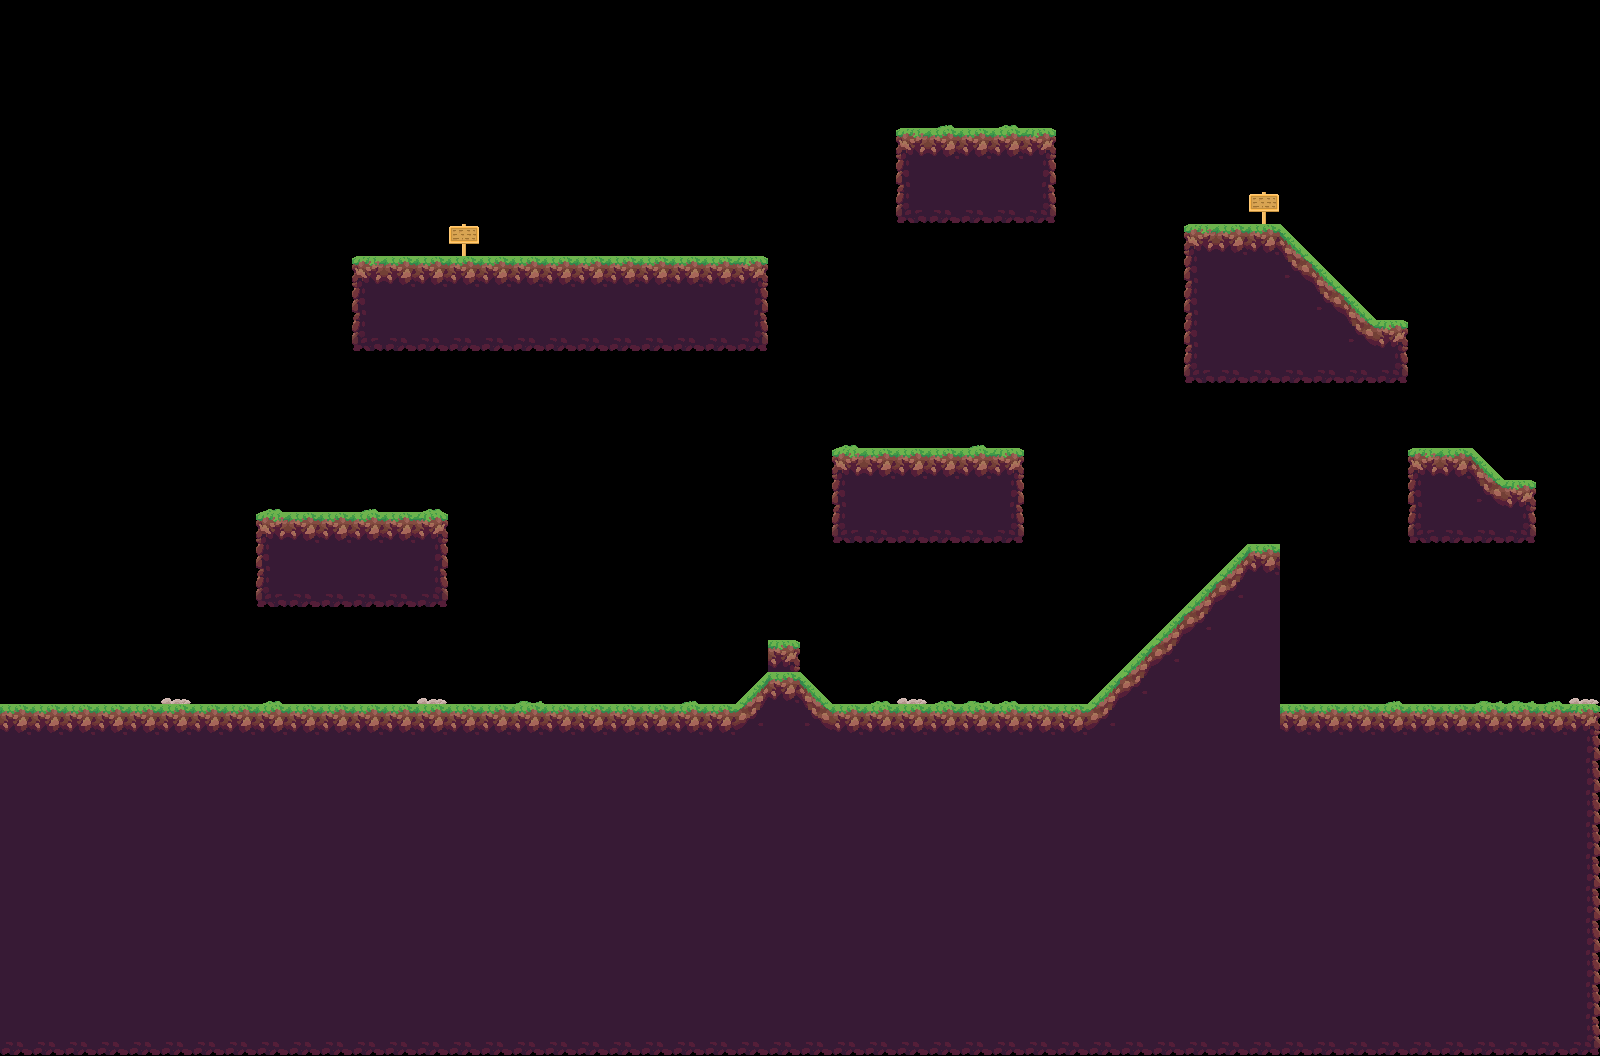

A level layout from a 2D game, rendered from its tile map. Below: a short description, then the map file with its tile-grid data intact:
An orthogonal 50x33 tile map with 32x32 px tiles, 1 tile layer (terrain) and 15 objects (4x walker_enemy_spawn, 2x sign, 2x tree_1, grass, tree_0, ...).

<map version="1.9" tiledversion="1.9.0" orientation="orthogonal" renderorder="right-down" width="50" height="33" tilewidth="32" tileheight="32" infinite="0" nextlayerid="7" nextobjectid="39">
 <tileset firstgid="1" source="tileset.tsx" />
 <layer id="1" name="terrain" width="50" height="33">
  <data encoding="csv">
0,0,0,0,0,0,0,0,0,0,0,0,0,0,0,0,0,0,0,0,0,0,0,0,0,0,0,0,0,0,0,0,0,0,0,0,0,0,0,0,0,0,0,0,0,0,0,0,0,0,
0,0,0,0,0,0,0,0,0,0,0,0,0,0,0,0,0,0,0,0,0,0,0,0,0,0,0,0,0,0,0,0,0,0,0,0,0,0,0,0,0,0,0,0,0,0,0,0,0,0,
0,0,0,0,0,0,0,0,0,0,0,0,0,0,0,0,0,0,0,0,0,0,0,0,0,0,0,0,0,0,0,0,0,0,0,0,0,0,0,0,0,0,0,0,0,0,0,0,0,0,
0,0,0,0,0,0,0,0,0,0,0,0,0,0,0,0,0,0,0,0,0,0,0,0,0,0,0,0,0,14,0,12,0,0,0,0,0,0,0,0,0,0,0,0,0,0,0,0,0,0,
0,0,0,0,0,0,0,0,0,0,0,0,0,0,0,0,0,0,0,0,0,0,0,0,0,0,0,0,2,3,3,3,4,0,0,0,0,0,0,0,0,0,0,0,0,0,0,0,0,0,
0,0,0,0,0,0,0,0,0,0,0,0,0,0,0,0,0,0,0,0,0,0,0,0,0,0,0,0,5,6,6,6,7,0,0,0,0,0,0,0,0,0,0,0,0,0,0,0,0,0,
0,0,0,0,0,0,0,0,0,0,0,0,0,0,0,0,0,0,0,0,0,0,0,0,0,0,0,0,8,9,9,9,10,0,0,0,0,0,0,1,0,0,0,0,0,0,0,0,0,0,
0,0,0,0,0,0,0,0,0,0,0,0,0,0,1,0,0,0,0,0,0,0,0,0,0,0,0,0,0,0,0,0,0,0,0,0,0,2,3,3,16,0,0,0,0,0,0,0,0,0,
0,0,0,0,0,0,0,0,0,0,0,2,3,3,3,3,3,3,3,3,3,3,3,4,0,0,0,0,0,0,0,0,0,0,0,0,0,5,6,6,18,16,0,0,0,0,0,0,0,0,
0,0,0,0,0,0,0,0,0,0,0,5,6,6,6,6,6,6,6,6,6,6,6,7,0,0,0,0,0,0,0,0,0,0,0,0,0,5,6,6,6,18,16,0,0,0,0,0,0,0,
0,0,0,0,0,0,0,0,0,0,0,8,9,9,9,9,9,9,9,9,9,9,9,10,0,0,0,0,0,0,0,0,0,0,0,0,0,5,6,6,6,6,18,4,0,0,0,0,0,0,
0,0,0,0,0,0,0,0,0,0,0,0,0,0,0,0,0,0,0,0,0,0,0,0,0,0,0,0,0,0,0,0,0,0,0,0,0,8,9,9,9,9,9,10,0,0,0,0,0,0,
0,0,0,0,0,0,0,0,0,0,0,0,0,0,0,0,0,0,0,0,0,0,0,0,0,0,0,0,0,0,0,0,0,0,0,0,0,0,0,0,0,0,0,0,0,0,0,0,0,0,
0,0,0,0,0,0,0,0,0,0,0,0,0,0,0,0,0,0,0,0,0,0,0,0,0,0,12,0,0,0,14,0,0,0,0,0,0,0,0,0,0,0,0,0,0,0,0,0,0,0,
0,0,0,0,0,0,0,0,0,0,0,0,0,0,0,0,0,0,0,0,0,0,0,0,0,0,2,3,3,3,3,4,0,0,0,0,0,0,0,0,0,0,0,0,2,3,16,0,0,0,
0,0,0,0,0,0,0,0,12,0,0,14,0,12,0,0,0,0,0,0,0,0,0,0,0,0,5,6,6,6,6,7,0,0,0,0,0,0,0,0,0,0,0,0,5,6,18,4,0,0,
0,0,0,0,0,0,0,0,2,3,3,3,3,4,0,0,0,0,0,0,0,0,0,0,0,0,8,9,9,9,9,10,0,0,0,0,0,0,0,0,0,0,0,0,8,9,9,10,0,0,
0,0,0,0,0,0,0,0,5,6,6,6,6,7,0,0,0,0,0,0,0,0,0,0,0,0,0,0,0,0,0,0,0,0,0,0,0,0,15,3,0,0,0,0,0,0,0,0,0,0,
0,0,0,0,0,0,0,0,8,9,9,9,9,10,0,0,0,0,0,0,0,0,0,0,0,0,0,0,0,0,0,0,0,0,0,0,0,15,17,6,0,0,0,0,0,0,0,0,0,0,
0,0,0,0,0,0,0,0,0,0,0,0,0,0,0,0,0,0,0,0,0,0,0,0,0,0,0,0,0,0,0,0,0,0,0,0,15,17,6,6,0,0,0,0,0,0,0,0,0,0,
0,0,0,0,0,0,0,0,0,0,0,0,0,0,0,0,0,0,0,0,0,0,0,0,4,0,0,0,0,0,0,0,0,0,0,15,17,6,6,6,0,0,0,0,0,0,0,0,0,0,
0,0,0,0,0,11,0,0,12,0,0,0,0,11,0,0,13,0,0,0,0,14,0,15,3,16,0,12,11,12,13,12,0,0,15,17,6,6,6,6,0,0,0,14,0,0,13,13,14,11,
3,3,3,3,3,3,3,3,3,3,3,3,3,3,3,3,3,3,3,3,3,3,3,17,6,18,3,3,3,3,3,3,3,3,17,6,6,6,6,6,3,3,3,3,3,3,3,3,3,4,
6,6,6,6,6,6,6,6,6,6,6,6,6,6,6,6,6,6,6,6,6,6,6,6,6,6,6,6,6,6,6,6,6,6,6,6,6,6,6,6,6,6,6,6,6,6,6,6,6,7,
6,6,6,6,6,6,6,6,6,6,6,6,6,6,6,6,6,6,6,6,6,6,6,6,6,6,6,6,6,6,6,6,6,6,6,6,6,6,6,6,6,6,6,6,6,6,6,6,6,7,
6,6,6,6,6,6,6,6,6,6,6,6,6,6,6,6,6,6,6,6,6,6,6,6,6,6,6,6,6,6,6,6,6,6,6,6,6,6,6,6,6,6,6,6,6,6,6,6,6,7,
6,6,6,6,6,6,6,6,6,6,6,6,6,6,6,6,6,6,6,6,6,6,6,6,6,6,6,6,6,6,6,6,6,6,6,6,6,6,6,6,6,6,6,6,6,6,6,6,6,7,
6,6,6,6,6,6,6,6,6,6,6,6,6,6,6,6,6,6,6,6,6,6,6,6,6,6,6,6,6,6,6,6,6,6,6,6,6,6,6,6,6,6,6,6,6,6,6,6,6,7,
6,6,6,6,6,6,6,6,6,6,6,6,6,6,6,6,6,6,6,6,6,6,6,6,6,6,6,6,6,6,6,6,6,6,6,6,6,6,6,6,6,6,6,6,6,6,6,6,6,7,
6,6,6,6,6,6,6,6,6,6,6,6,6,6,6,6,6,6,6,6,6,6,6,6,6,6,6,6,6,6,6,6,6,6,6,6,6,6,6,6,6,6,6,6,6,6,6,6,6,7,
6,6,6,6,6,6,6,6,6,6,6,6,6,6,6,6,6,6,6,6,6,6,6,6,6,6,6,6,6,6,6,6,6,6,6,6,6,6,6,6,6,6,6,6,6,6,6,6,6,7,
6,6,6,6,6,6,6,6,6,6,6,6,6,6,6,6,6,6,6,6,6,6,6,6,6,6,6,6,6,6,6,6,6,6,6,6,6,6,6,6,6,6,6,6,6,6,6,6,6,7,
9,9,9,9,9,9,9,9,9,9,9,9,9,9,9,9,9,9,9,9,9,9,9,9,9,9,9,9,9,9,9,9,9,9,9,9,9,9,9,9,9,9,9,9,9,9,9,9,9,10
</data>
 </layer>
 <objectgroup id="3" name="signs">
  <object id="2" name="sign" x="448" y="224" width="32" height="32">
   <properties>
    <property name="text">This sign
supports
manual newlines!</property>
   </properties>
  </object>
  <object id="3" name="sign" x="1248" y="192" width="32" height="32">
   <properties>
    <property name="text" value="" />
   </properties>
  </object>
 </objectgroup>
 <objectgroup id="4" name="foliage_deco">
  <object id="4" name="grass" x="416" y="672" width="320" height="32" />
  <object id="6" name="tree_1" x="928" y="32" width="96" height="96" />
  <object id="7" name="tree_1" x="288" y="416" width="96" height="96" />
  <object id="38" name="tree_0" x="928" y="352" width="96" height="96" />
 </objectgroup>
 <objectgroup id="5" name="items">
  <object id="15" name="gravity_bow_item" x="1504" y="448" width="32" height="32" />
  <object id="33" name="health_potion_item" x="896" y="416" width="32" height="32" />
 </objectgroup>
 <objectgroup id="2" name="spawns">
  <object id="1" name="player_spawn" x="1440" y="416" width="32" height="32" />
  <object id="5" name="simple_melee_enemy_spawn" x="736" y="224" width="32" height="32" />
  <object id="11" name="walker_enemy_spawn" x="1440" y="672" width="32" height="32" />
  <object id="12" name="walker_enemy_spawn" x="864" y="672" width="32" height="32" />
  <object id="13" name="walker_enemy_spawn" x="256" y="672" width="32" height="32" />
  <object id="14" name="walker_enemy_spawn" x="1312" y="672" width="32" height="32" />
  <object id="32" name="test_shooter_enemy_spawn" x="416" y="480" width="32" height="32" />
 </objectgroup>
</map>
